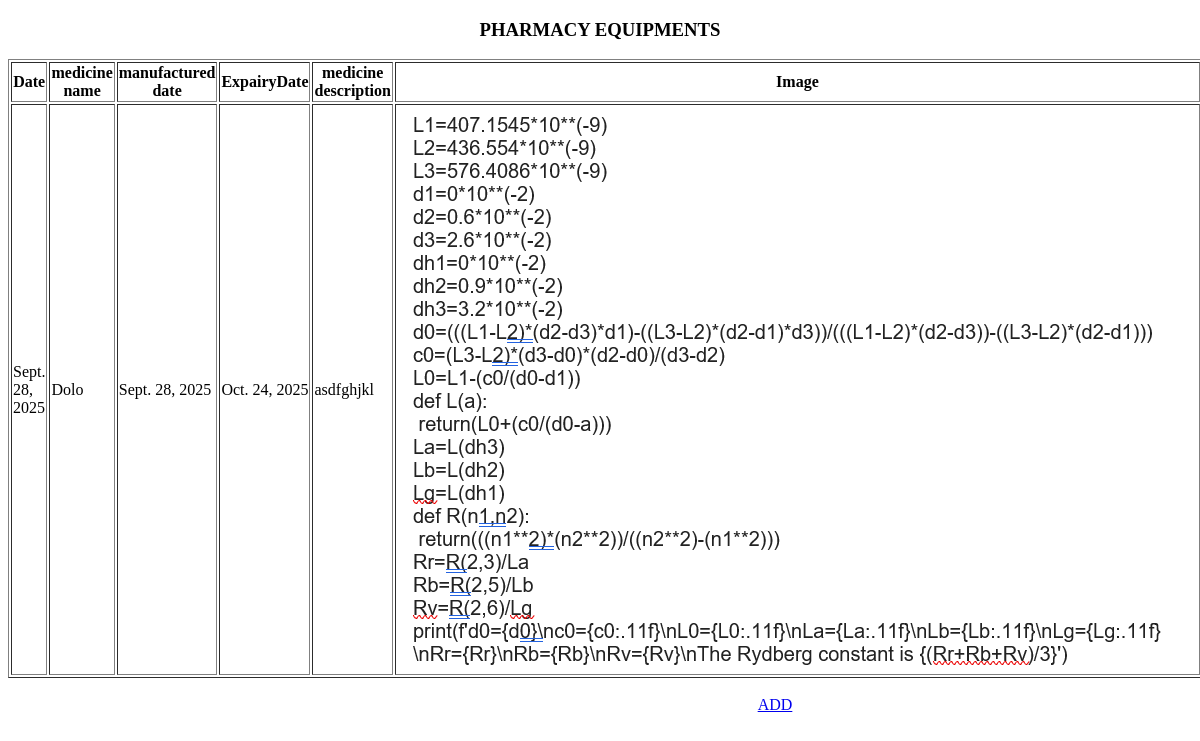
Before: /PharmacyEquipments with the older database file.
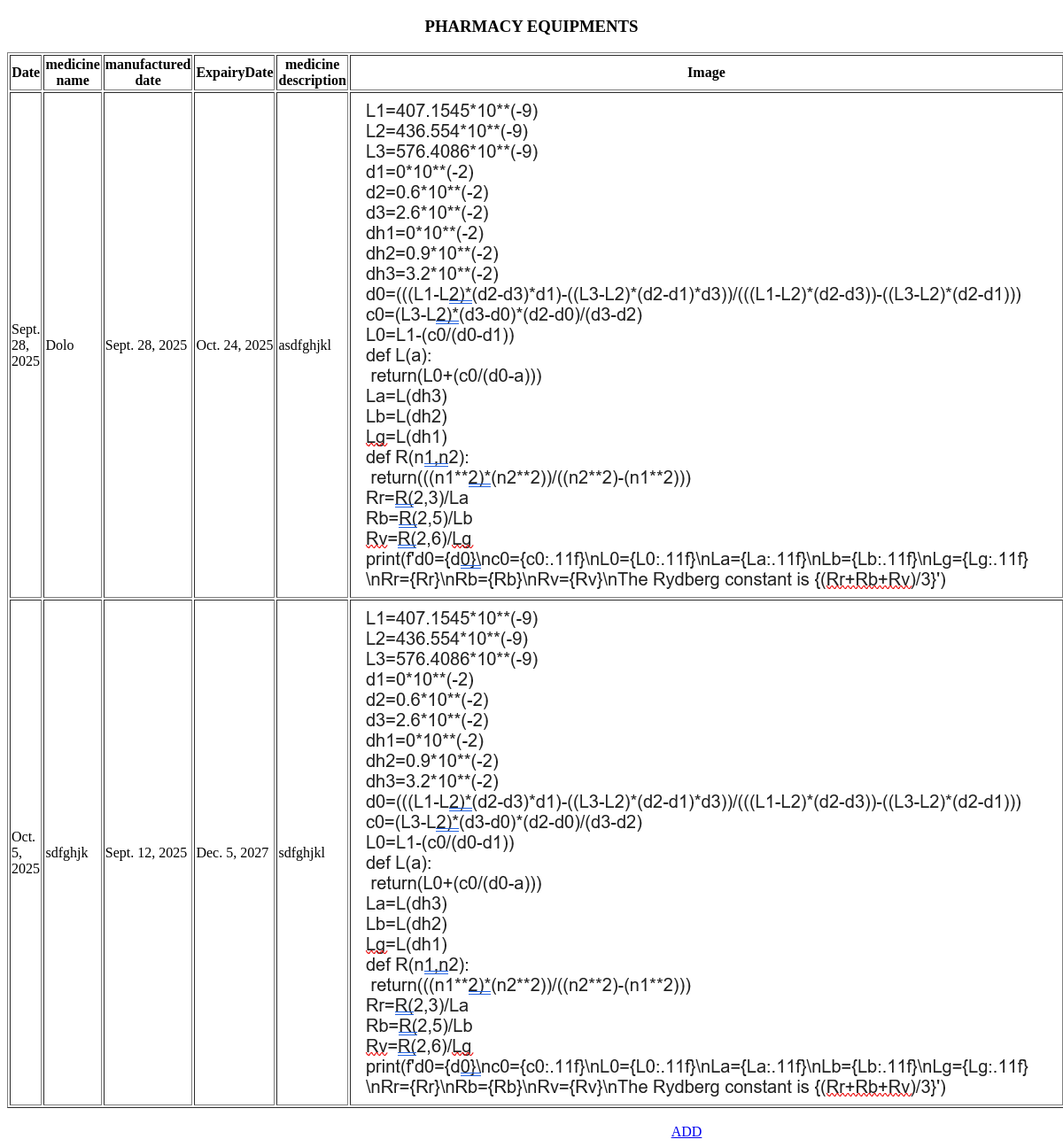
After: the same page with the newer database file.
### HealthEmergencyApp/models.py (models this page shows)
class PharmacyEquipmentModel(models.Model):
    PHARMACY=models.ForeignKey(PharmacyModel,on_delete=models.CASCADE,null=True,blank=True)
    created_at=models.DateField(null=True,blank=True, auto_now_add=True)
    MedicineName=models.CharField(max_length=30,null=True,blank=True)
    ManufacturingDate=models.DateField(null=True,blank=True)
    ExpiryDate=models.DateField(null=True,blank=True)
    MedicineDescription=models.CharField(max_length=50,null=True,blank=True)
    MEDICINE=models.IntegerField(null=True,blank=True)
    Photo = models.FileField(null=True, blank=True, upload_to='equipment')

### HealthEmergencyApp/views.py (the view)
# urls.py: path('PharmacyEquipments',PharmacyEquipments.as_view(),name="PharmacyEquipments"),
class PharmacyEquipments(View):
    def get(self, request):
        c=PharmacyEquipmentModel.objects.all()
        print('--------------------------------------------->',c)
        return render(request, "pharmacy/pharmacy_equipments.html",{'equipments':c})

### templates/pharmacy/pharmacy_equipments.html (shortened to what this page needs)
<!DOCTYPE html>
<html lang="en">
<head>
</head>
<body>
    <center>
        <h3>PHARMACY EQUIPMENTS</h3>
    <table border="1">
        <tr>
            <th>Date</th>
            <th>medicine name</th>
            <th>manufactured date</th>
            <th>ExpairyDate</th>
            <th>medicine description</th>
            <th>Image</th>
        </tr>
        {% for i in equipments %}
        <tr>
            <td>{{i.created_at}}</td>
            <td>{{i.MedicineName}}</td>
            <td>{{i.ManufacturingDate}}</td>
            <td>{{i.ExpiryDate}}</td>
            <td>{{i.MedicineDescription}}</td>
            <td><img src="{{i.Photo.url}}" alt="{{i.MedicineName}}"></td>
        </tr>
         {% endfor %}
    </table>
    <br/>
    <a href="/addequipment" style="margin-left: 350px;" class="action-btn">ADD</a>
     </center>
</body>
</html>

Changed rows visible on the page:
added PharmacyEquipmentModel: created_at "Oct. 5, 2025", MedicineName "sdfghjk", ManufacturingDate "Sept. 12, 2025", ExpiryDate "Dec. 5, 2027", MedicineDescription "sdfghjkl", Photo (picture)
